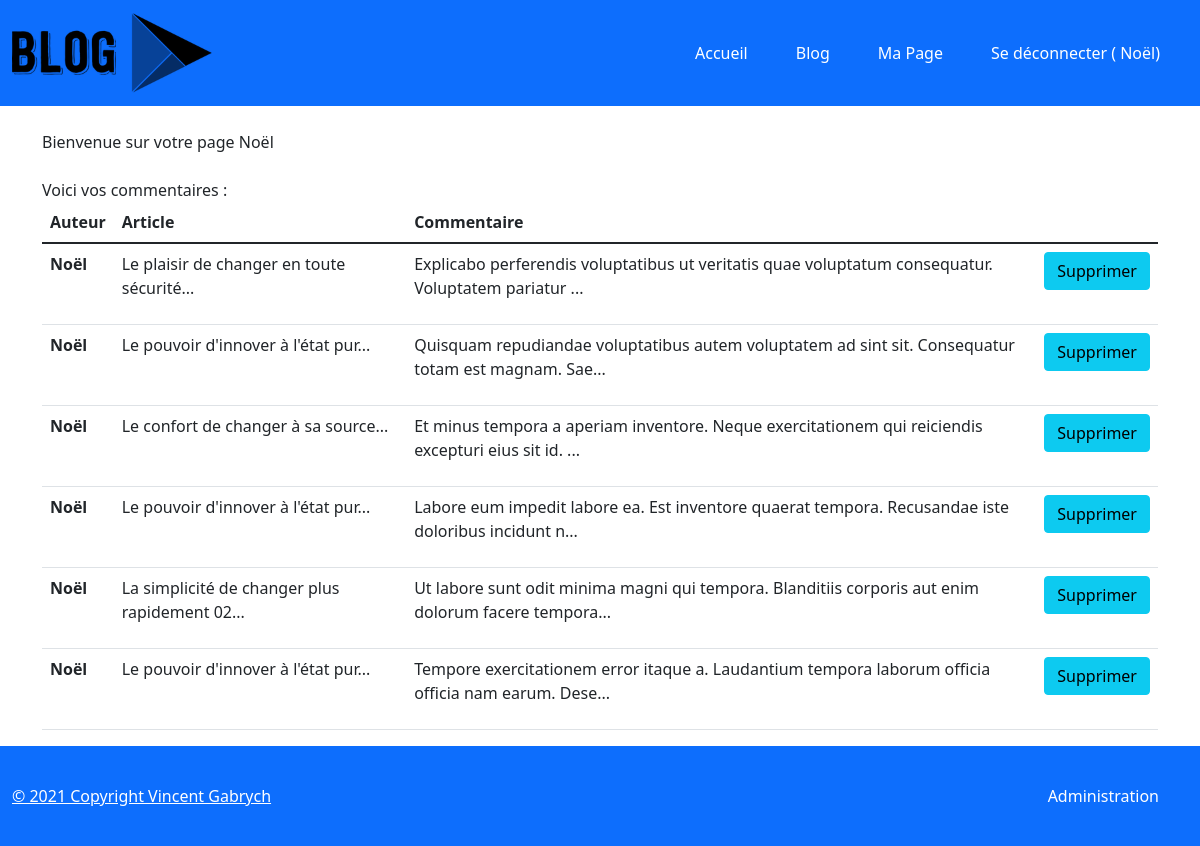
The page /index.php?controller=UserController&task=mapage (signed in) on the database its author committed.
### tables this page shows
CREATE TABLE IF NOT EXISTS `users` (
  `id` int(11) NOT NULL AUTO_INCREMENT,
  `firstname` varchar(45) DEFAULT NULL,
  `lastname` varchar(45) DEFAULT NULL,
  `email` varchar(90) DEFAULT NULL,
  `password` varchar(40) DEFAULT NULL,
  `role` varchar(10) DEFAULT NULL,
  `status` varchar(10) DEFAULT '',
  PRIMARY KEY (`id`)
);

CREATE TABLE IF NOT EXISTS `comments` (
  `id` int(11) NOT NULL AUTO_INCREMENT,
  `author_id` int(11) NOT NULL,
  `article_id` int(11) NOT NULL,
  `content` longtext,
  `created_at` datetime DEFAULT NULL,
  `publied` tinyint(1) DEFAULT NULL,
  PRIMARY KEY (`id`),
  KEY `fk_comments_Users1_idx` (`author_id`),
  KEY `fk_comments_posts1_idx` (`article_id`)
);

CREATE TABLE IF NOT EXISTS `articles` (
  `id` int(11) NOT NULL AUTO_INCREMENT,
  `title` varchar(255) DEFAULT NULL,
  `chapo` varchar(255) DEFAULT NULL,
  `content` longtext,
  `user_id` int(11) NOT NULL,
  `created_at` datetime DEFAULT NULL,
  `posted` tinyint(1) DEFAULT NULL,
  PRIMARY KEY (`id`),
  KEY `fk_posts_Users_idx` (`user_id`)
);

### libraries/Renderer.php (called while the page is built, shortened)
<?php
class Renderer
{
public static function render(string $path, array $variables = []): void
    {
        extract($variables);
        require('templates/' . $path . '.html.php');
        require('templates/home/layout.html.php');
    }
}

### libraries/controllers/UserController.php (called while the page is built, shortened)
<?php
require_once('libraries/services/UserService.php');
require_once('libraries/renderer.php');
class UserController
{
    public function mapage()
    {
        $email = $_SESSION['user'];
        $service = new UserService();
        $userModel = new UserLoginModel();
        $userModel->setEmail($email);
        $user =  $service->findUserwithmail($userModel);
        $ArticleandComment =  (new UserService)->getAllCommentsUser($user->getID());
        $uvm = new UserViewModel();
        $uvm->user = $user;
        $uvm->ArticleandComment = $ArticleandComment;
        \Renderer::render('user/userpage', compact('uvm'));
    }
}

### libraries/Application.php (called while the page is built, shortened)
<?php
class Application
{
     public static function process()
    {
            $taskName = self::getTaskName();
            $controller = new $controllerName();
            $controller->$taskName();
    }
    private static function getTaskName(): string
    {
        $taskName = filter_input(INPUT_GET, "task", FILTER_SANITIZE_SPECIAL_CHARS);
        return $taskName;
    }
}

### index.php (called while the page is built, shortened)
<?php
require_once('libraries/Application.php');
Application::process();

### libraries/Repositories/UserRepository.php (called while the page is built, shortened)
<?php
require_once('DataBase/database.php');
class UserRepository
{
    public function __construct()
    {
        $this->pdo = \Database::getPdo();
    }
    public function getUserById(int $id): ?UserEntity
    {
        $query = $this->pdo->prepare("SELECT u.* FROM users as u where  u.id = :id");
        $query->execute(['id' => $id]);
        $userLine = $query->fetch();
        $user = null;
        if ($userLine)
        {
            $user = new UserEntity();
            $user->setId($userLine['id']);
            $user->setFirstname($userLine['firstname']);
            $user->setLastname($userLine['lastname']);
            $user->setEmail($userLine['email']);
            $user->setRole($userLine['role']);
        }
        return $user;
    }
    public function findUser($UserMail)
    {
        $query = $this->pdo->prepare("SELECT * FROM users as a WHERE a.email = :email");
        $query->execute(['email' => $UserMail]);
        $userLine = $query->fetch();
        $user = null;
        if ($userLine)
        {
            $user = new UserEntity();
            $user->setId($userLine['id']);
            $user->setFirstname($userLine['firstname']);
            $user->setLastname($userLine['lastname']);
            $user->setEmail($userLine['email']);
            $user->setRole($userLine['role']);
            $user->setPassword($userLine['password']);
            $user->setStatus($userLine['status']);
        }
        return $user;
    }
}

### libraries/models/Model/User.model.php (called while the page is built, shortened)
<?php
class UserModel
{
    private $firstname;
    private $email;
    public function getFirstname() : string
    {
        return $this->firstname;
    }
    public function setFirstname(string $firstname)
    {
        $this->firstname = $firstname;
    }
    public function getEmail() : string
    {
        return $this->email;
    }
    public function setEmail(string $email)
    {
        $this->email = $email;
    }
}

### DataBase/Database.php (called while the page is built)
<?php
class Database
{
    public static function getPdo(int $errorMode =  PDO::ERRMODE_EXCEPTION, int $fetchMode = PDO::FETCH_ASSOC): PDO
    {
        return new PDO('mysql:host=localhost;dbname=projet5;charset=utf8', 'root', 'root', [
            PDO::ATTR_ERRMODE => $errorMode,
            PDO::ATTR_DEFAULT_FETCH_MODE => $fetchMode
        ]);
    }
}

### libraries/services/UserService.php (called while the page is built, shortened)
<?php
require_once('libraries/Repositories/ArticleRepository.php');
require_once('libraries/Repositories/CommentRepository.php');
require_once('libraries/Repositories/UserRepository.php');
require_once('libraries/Models/model/Article.Model.php');
require_once('libraries/Models/model/User.Model.php');
require_once('libraries/Models/model/UserPageComment.Model.php');
class UserService
{
    public function findUserwithmail(UserLoginModel $UserLoginModel)
    {
        $userrepo = new UserRepository();
        $Usermodel = new UserModel();
        $userEntity = $userrepo->findUser($UserLoginModel->getEmail());
        $Usermodel->setId($userEntity->getId());
        $Usermodel->setFirstname(ucfirst(strtolower($userEntity->getFirstname())));
        $Usermodel->setLastname(strtoupper($userEntity->getLastname()));
        $Usermodel->setEmail($userEntity->getEmail());
        $Usermodel->setFullname($Usermodel->getFirstname() . ' ' . $Usermodel->getLastname());
        $Usermodel->setRole($userEntity->getRole());
        return $Usermodel;
    }
    public function getAllCommentsUser($userId)
    {
        $commentRepo = new CommentRepository();
        $userRepo = new UserRepository();
        $articleRepo = new ArticleRepository();
        $CommentEntities = $commentRepo->getCommentsFromUser($userId);
        $CommentUserModel = [];
        foreach ($CommentEntities as $c) {
            $cm = new UserPageCommentsModel();
            $cm->setId($c->getId());
            $cm->setContent($c->getContent());
            $cm->setCreatedAt($c->getCreatedAt());
            $cm->setPublied($c->getPublied());
            $articleEntity = $articleRepo->getOneArticle($c->getArticleID());
            $CommentsUserEntity = $userRepo->getUserById($c->getAuthorId());
            $CommentsUserModel = new UserModel();
            $CommentsUserModel->setFirstname(ucfirst(strtolower($CommentsUserEntity->getFirstname())));
            $CommentsUserModel->setLastname(strtoupper($CommentsUserEntity->getLastname()));
            $ArticlesModel = new ArticleModel();
            $ArticlesModel->setTitle($articleEntity->getTitle());
            $cm->setArticle($ArticlesModel);
            $cm->setAuthor($CommentsUserModel);
            array_push($CommentUserModel, $cm);
        }
        return $CommentUserModel;
    }
}

### libraries/models/Model/UserPageComment.Model.php (called while the page is built, shortened)
<?php
class UserPageCommentsModel
{
    private $id;
    private $content;
    private $author;
    private $article;
    public function getId(): int
    {
        return $this->id;
    }
    public function setId(int $id): void
    {
        $this->id = $id;
    }
    public function getContent(): string
    {
        return $this->content;
    }
    public function setContent(string $content): void
    {
        $this->content = $content;
    }
    public function getAuthor(): ?UserModel
    {
        return $this->author;
    }
    public function setAuthor(UserModel $author)
    {
        $this->author = $author;
    }
    public function getArticle(): ?ArticleModel
    {
        return $this->article;
    }
    public function setArticle(ArticleModel $article)
    {
        $this->article = $article;
    }
}

### libraries/models/Model/Article.Model.php (called while the page is built, shortened)
<?php
class ArticleModel
{
    private $title;
    public function getTitle(): string
    {
        return $this->title;
    }
    public function setTitle(string $title)
    {
        $this->title = $title;
    }
}

### libraries/Repositories/ArticleRepository.php (called while the page is built, shortened)
<?php
require_once('DataBase/database.php');
class ArticleRepository
{
    public function __construct()
    {
        $this->pdo = \Database::getPdo();
    }
    private function toArticleEntity($line): ArticleEntity {
        $article = new ArticleEntity();
        $article->setId(intval($line['id']));
        $article->setTitle($line['title']);
        $article->setChapo($line['chapo']);
        $article->setContent($line['content']);
        $article->setUserId(intval($line['user_id']));
        $article->setCreatedAt(new DateTime($line['created_at']));
        $article->setPosted($line['posted'] === null ? false : $line['posted']);
        return $article;
    }
    public function getOneArticle(int $id): ?ArticleEntity
    {
        $query = $this->pdo->prepare("SELECT a.* FROM articles as a where a.id = :id");
        $query->execute(['id' => $id]);
        $articleLine = $query->fetch();
        $article = null;
        if ($articleLine !== false) {
            $article = $this->toArticleEntity($articleLine);
        }
        return $article;
    }
}

### libraries/Repositories/CommentRepository.php (called while the page is built, shortened)
<?php
require_once('DataBase/database.php');
class CommentRepository
{
    public function __construct()
    {
        $this->pdo = \Database::getPdo();
    }
    public function getCommentsFromUser($id)
    {
    $query = $this->pdo->prepare(" SELECT * FROM Comments WHERE author_id=:author_id ORDER BY created_At DESC"
    );
    $query->execute(['author_id' => $id]);
    $allComments = [];
    while ($commentLine = $query->fetch())
        {
            $comment = new CommentEntity();
            $comment->setId($commentLine['id']);
            $comment->setArticleId($commentLine['article_id']);
            $comment->setAuthorId($commentLine['author_id']);
            $comment->setContent($commentLine['content']);
            $comment->setCreatedAt(new DateTime($commentLine['created_at']));
            $comment->setPublied($commentLine['publied'] === null ? false:$commentLine['publied']);
            array_push($allComments, $comment);
        }
         return $allComments;
    }
}

### templates/user/userpage.html.php (the view, shortened to what this page needs)
<div >Bienvenue sur votre page <?php echo $uvm->user->getFirstname()?>  </div>
<br>
<div> Voici vos commentaires :  </div>
<div>
  <table class="table">
    <thead>
      <tr>
        <th scope="col">Auteur</th>
        <th scope="col">Article</th>
        <th scope="col">Commentaire</th>
        <th scope="col"> </th>
      </tr>
    </thead>
      <tbody>
        <?php
        foreach($uvm->ArticleandComment as $Comment) : { ?>
              <tr>
                <th scope="row"><?= $Comment->getAuthor()->getFirstname() ?></th>
                <td><?= substr($Comment->getArticle()->getTitle(),0,50). '...' ?></td>
                <td><?= substr($Comment->getContent(),0,100). '...' ?></td>
                <td>
                <a class="btn btn-info" onclick="return confirm('Êtes vous sur de vouloir supprimer votre commentaire ?')" href="index.php?controller=UserController&task=deleteComment&id=<?= $Comment->getId() ?>">Supprimer</a>
                </div>
              </tr>
        <?php } endforeach ?>

### assets/css/style.css (style rules this page uses)
body { min-height: 100vh; position: relative; margin: 0; box-sizing: border-box; }

### rows shown on the page
users: firstname "Noël"
comments: author.firstname "Noël", article.title "Le plaisir de changer en toute sécurité", content "Explicabo perferendis voluptatibus ut veritatis quae voluptatum consequatur. Voluptatem pariatur"
comments: author.firstname "Noël", article.title "Le pouvoir d'innover à l'état pur", content "Quisquam repudiandae voluptatibus autem voluptatem ad sint sit. Consequatur totam est magnam. Sae"
comments: author.firstname "Noël", article.title "Le confort de changer à sa source", content "Et minus tempora a aperiam inventore. Neque exercitationem qui reiciendis excepturi eius sit id."
comments: author.firstname "Noël", article.title "Le pouvoir d'innover à l'état pur", content "Labore eum impedit labore ea. Est inventore quaerat tempora. Recusandae iste doloribus incidunt n"
comments: author.firstname "Noël", article.title "La simplicité de changer plus rapidement 02", content "Ut labore sunt odit minima magni qui tempora. Blanditiis corporis aut enim dolorum facere tempora"
articles: title "Le pouvoir d'innover à l'état pur"
comments: content "Tempore exercitationem error itaque a. Laudantium tempora laborum officia officia nam earum. Dese"

### other values the page prints
$_SESSION['first_name'] "Noël"
